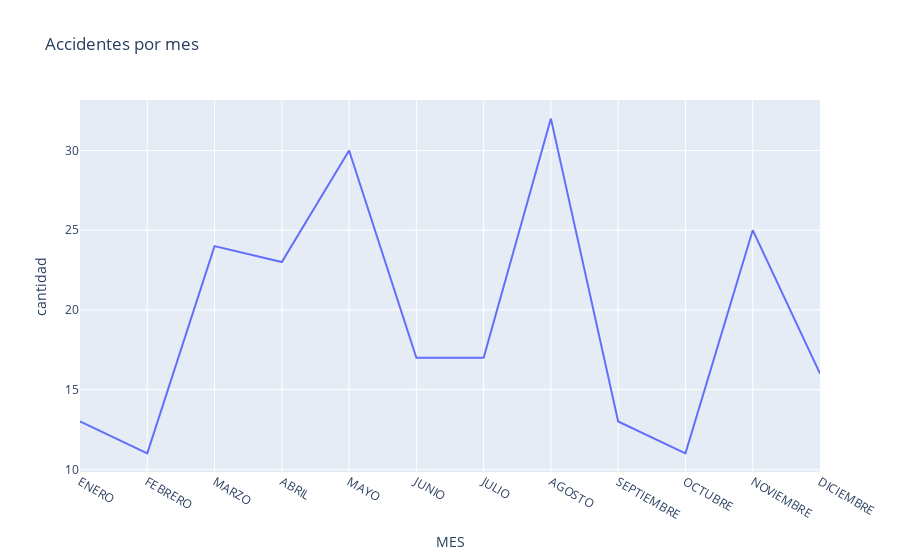

Write notebook code for a chart like this one.
### Code cell
import plotly.express as px

fig = px.line(accidentes_por_mes, x="MES", y="cantidad", title='Accidentes por mes')
fig.show()

### Figure 1 — Plotly figure (JSON) as saved in the notebook; plotly's stock layout.template omitted (floating-point values rounded to 4 significant figures)
{"data": [{"hovertemplate": "MES=%{x}<br>cantidad=%{y}<extra></extra>", "legendgroup": "", "line": {"color": "#636efa", "dash": "solid"}, "marker": {"symbol": "circle"}, "mode": "lines", "name": "", "orientation": "v", "showlegend": false, "type": "scatter", "x": ["ENERO", "FEBRERO", "MARZO", "ABRIL", "MAYO", "JUNIO", "JULIO", "AGOSTO", "SEPTIEMBRE", "OCTUBRE", "NOVIEMBRE", "DICIEMBRE"], "xaxis": "x", "y": [13, 11, 24, 23, 30, 17, 17, 32, 13, 11, 25, 16], "yaxis": "y"}], "layout": {"legend": {"tracegroupgap": 0}, "title": {"text": "Accidentes por mes"}, "xaxis": {"anchor": "y", "domain": [0, 1], "title": {"text": "MES"}}, "yaxis": {"anchor": "x", "domain": [0, 1], "title": {"text": "cantidad"}}}}
